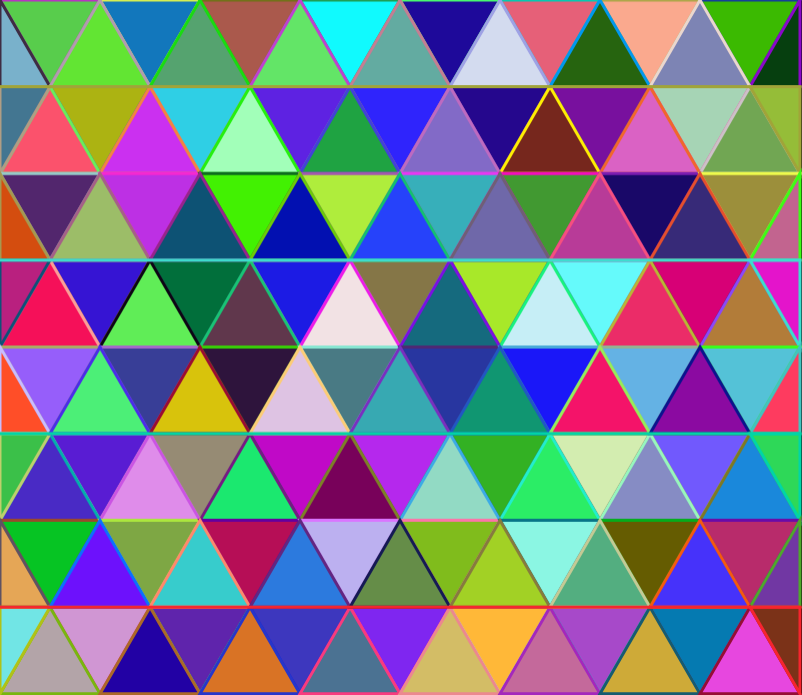
Frame 1 (no input)
Frame 60 (no input): identical to frame 1, image omitted
Frame 120 (the mouse pressed at the canvas centre since frame 60): identical to frame 1, image omitted

The p5.js sketch that drew this single still picture (run headless with seeded random() and noise() and a simulated clock; from frame 60 on, the mouse is pressed at the canvas centre):

// p5.js sketch
// ── sketch.js
let x1, x2, x3, y1, y2, y3;
let prevMouseX,
  prevMouseY,
  xOffset = 0,
  yOffset = 0;
let colors = [];
let colorful = true;

function setup() {
  createCanvas(802, 400 * sqrt(3) + 2);
  generateColors();
}

function draw() {
  background("black");
  strokeWeight(3);

  let colorIndex = 0;

  for (let i = 0; i < 4; i++) {
    x1 = 0;
    y1 = 100 * i * sqrt(3);

    (x2 = 50), (y2 = y1), (x3 = 0);

    for (let j = 0; j < 8; j++) {
      x2 = x1 + 100;
      y2 = y1;
      x3 = x1 + 50 + xOffset;
      y3 = y1 + 50 * sqrt(3) + yOffset;

      stroke(colors[colorIndex].strokeColor);
      fill(colors[colorIndex].fillColor);
      colorIndex++;
      triangle(x1, y1, x2, y2, x3, y3);

      if (j == 0) {
        stroke(colors[colorIndex].strokeColor);
        fill(colors[colorIndex].fillColor);
        colorIndex++;
        triangle(0, y3, x3, y3, 0, y1);
      }

      if (j == 7) {
        stroke(colors[colorIndex].strokeColor);
        fill(colors[colorIndex].fillColor);
        colorIndex++;
        triangle(x3, y3, 800, y3, 800, y1);
      }

      if (j < 7) {
        stroke(colors[colorIndex].strokeColor);
        fill(colors[colorIndex].fillColor);
        colorIndex++;
        triangle(x3 + 100, y3, x2, y2 + 100 * sqrt(3), x3, y3);
      }

      x1 += 100;
    }

    x1 = 0;
    y1 += 100 * sqrt(3);

    for (let j = 0; j < 8; j++) {
      x2 = x1 + 100;
      y2 = y1;
      x3 = x1 + 50 + xOffset;
      y3 = y1 - 50 * sqrt(3) + yOffset;

      stroke(colors[colorIndex].strokeColor);
      fill(colors[colorIndex].fillColor);
      colorIndex++;
      triangle(x1, y1, x2, y2, x3, y3);

      if (j == 0) {
        stroke(colors[colorIndex].strokeColor);
        fill(colors[colorIndex].fillColor);
        colorIndex++;
        triangle(0, y3, x3, y3, 0, y1);
      }

      if (j == 7) {
        stroke(colors[colorIndex].strokeColor);
        fill(colors[colorIndex].fillColor);
        colorIndex++;
        triangle(x3, y3, 800, y3, 800, y1);
      }

      if (j < 7) {
        stroke(colors[colorIndex].strokeColor);
        fill(colors[colorIndex].fillColor);
        colorIndex++;
        triangle(x3 + 100, y3, x2, y2 - 100 * sqrt(3), x3, y3);
      }

      x1 += 100;
    }

    line(0, y3, 800, y3);
  }
}

function mousePressed() {
  prevMouseX = mouseX;
  prevMouseY = mouseY;
}

function mouseDragged() {
  if (prevMouseX !== undefined) {
    let dx = mouseX - prevMouseX;
    xOffset += dx;
    prevMouseX = mouseX;
  }
  if (prevMouseY !== undefined) {
    let dy = mouseY - prevMouseY;
    yOffset += dy;
    let maxYOffset = 50 * sqrt(3);
    if (yOffset > maxYOffset) {
      yOffset = maxYOffset;
    } else if (yOffset < -maxYOffset) {
      yOffset = -maxYOffset;
    }
    prevMouseY = mouseY;
  }
}

function keyPressed() {
  if (keyCode === ENTER) {
    generateColors();
  }
  if (keyCode == SHIFT) {
    if (colorful) generateBlackAndWhiteColors();
    else generateColors();
  }
}

function generateColors() {
  colors = [];
  for (let i = 0; i < 136; i++) {
    colors.push({
      strokeColor: color(random(255), random(255), random(255)),
      fillColor: color(random(255), random(255), random(255)),
    });
  }
  colorful = true;
}

function generateBlackAndWhiteColors() {
  colors = [];
  for (let i = 0; i < 136; i++) {
    colors.push({
      strokeColor: color("white"),
      fillColor: color("black"),
    });
  }
  colorful = false;
}
